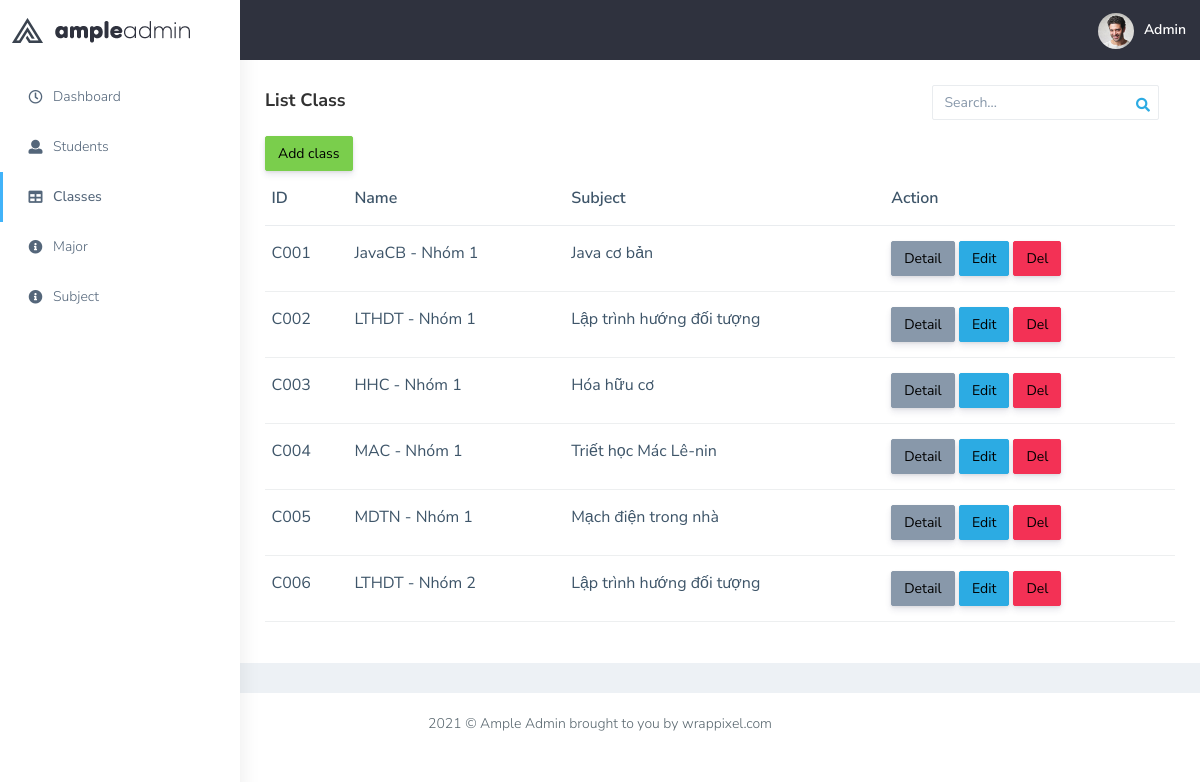
/class, run on the app's committed database.
### tables this page shows
CREATE TABLE `classes` (
  `id` varchar(20) NOT NULL,
  `name` varchar(30) NOT NULL,
  `subject` varchar(30) NOT NULL
);

### Controllers/ClassController.php (called while the page is built, shortened)
<?php
include_once "./Models/Class.php";
class ClassController {
    static public function index()
    {
        try {
            if(isset($_GET['keyword'])){
                $list_class = Classes::search($_GET['keyword']);
            }
            else {
                $list_class = Classes::getList();
            }
            include_once "./Views/class.php";
        } catch (\Throwable $th) {
            echo $th->getMessage();
        }
    }
}
?>

### Models/Class.php (called while the page is built, shortened)
<?php
class Classes
{
    function __construct($id, $name, $subject)
    {
        $this->id = $id;
        $this->name = $name;
        $this->subject = $subject;
    }
    static function getList()
    {
        $conn = db::connect();
        $sql = "SELECT * FROM classes";
        $result = $conn->query($sql);
        $ls = [];
        if ($result->num_rows > 0) {
            while ($row = $result->fetch_assoc()) {
                $ls[] = new Classes($row['id'], $row['name'], $row['subject']);
            }
        }
        return $ls;
    }
}

### Views/class.php (the view)
<?php
include_once "./Views/header.php";
include_once "./Views/slidebar.php";
?>
    <div class="page-wrapper">
    <div class="row">
        <div class="col-md-12 col-lg-12 col-sm-12">
            <div class="white-box">
                <div class="d-md-flex mb-3">
                    <h3 class="box-title mb-0">List Class</h3>
                    <form role="search" class="col-md-3 col-sm-4 col-xs-6 ms-auto app-search d-none d-md-block me-3">
                        <input type="text" placeholder="Search..." class="form-control mt-0">
                        <a href="" class="active" style="position:absolute; right:50px; top:35px">
                            <i class="fa fa-search"></i>
                        </a>
                    </form>
                </div>
                <div class="container-m5">
                <a href="./add_class"><button class="btn btn-success">Add class</button></a>
                </div>
                <div class="table-responsive">
                    <table class="table no-wrap">
                        <thead>
                            <tr>
                                <th class="border-top-0">ID</th>
                                <th class="border-top-0">Name</th>
                                <th class="border-top-0">Subject</th>
                                <th class="border-top-0">Action</th>
                            </tr>
                        </thead>
                        <tbody>
                        <?php foreach($list_class as $class){?>
                            <tr>
                                <td class="txt-oflo"><?=$class->id?></td>
                                <td class="txt-oflo"><?=$class->name?></td>
                                <td class="txt-oflo"><?=$class->subject?></td>
                                <td><span class="text-success">
                                <a href="./detail_class?id=<?=$class->id?>"><button class="btn btn-secondary">Detail</button></a>
                                <a href="./edit_class?id=<?=$class->id?>"><button class="btn btn-info">Edit</button></a>
                                <a href="./delete_class?id=<?=$class->id?>"><button class="btn btn-danger">Del</button></a>
                                </span></td>
                            </tr>
                        <?php }?>
                        </tbody>
                    </table>
                </div>
            </div>
        </div>
    </div>
    </div>
<?php
include_once "./Views/footer.php";
?>

### data on the page
classes: id "C001", name "JavaCB - Nhóm 1", subject "Java cơ bản"
classes: id "C002", name "LTHDT - Nhóm 1", subject "Lập trình hướng đối tượng"
classes: id "C003", name "HHC - Nhóm 1", subject "Hóa hữu cơ"
classes: id "C004", name "MAC - Nhóm 1", subject "Triết học Mác Lê-nin"
classes: id "C005", name "MDTN - Nhóm 1", subject "Mạch điện trong nhà"
classes: id "C006", name "LTHDT - Nhóm 2", subject "Lập trình hướng đối tượng"
